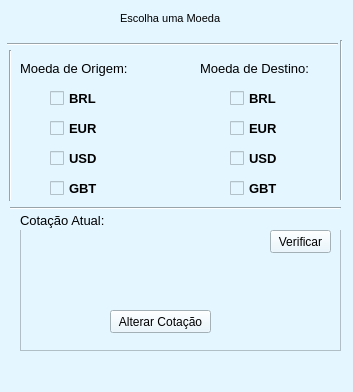
<?xml version="1.0" encoding="UTF-8"?>
<ui version="4.0">
 <class>W_moeda</class>
 <widget class="QMainWindow" name="W_moeda">
  <property name="geometry">
   <rect>
    <x>0</x>
    <y>0</y>
    <width>353</width>
    <height>392</height>
   </rect>
  </property>
  <property name="windowTitle">
   <string>MainWindow</string>
  </property>
  <property name="styleSheet">
   <string notr="true">background-color: rgb(228, 246, 255);</string>
  </property>
  <widget class="QWidget" name="centralwidget">
   <widget class="QCheckBox" name="brl_m_orig">
    <property name="geometry">
     <rect>
      <x>50</x>
      <y>90</y>
      <width>51</width>
      <height>17</height>
     </rect>
    </property>
    <property name="font">
     <font>
      <pointsize>10</pointsize>
      <weight>75</weight>
      <italic>false</italic>
      <bold>true</bold>
      <underline>false</underline>
      <strikeout>false</strikeout>
     </font>
    </property>
    <property name="text">
     <string>BRL</string>
    </property>
   </widget>
   <widget class="QLabel" name="label">
    <property name="geometry">
     <rect>
      <x>120</x>
      <y>10</y>
      <width>101</width>
      <height>16</height>
     </rect>
    </property>
    <property name="font">
     <font>
      <pointsize>8</pointsize>
     </font>
    </property>
    <property name="text">
     <string>Escolha uma Moeda:</string>
    </property>
   </widget>
   <widget class="QCheckBox" name="gbp_m_orig">
    <property name="geometry">
     <rect>
      <x>50</x>
      <y>180</y>
      <width>51</width>
      <height>17</height>
     </rect>
    </property>
    <property name="font">
     <font>
      <pointsize>10</pointsize>
      <weight>75</weight>
      <bold>true</bold>
     </font>
    </property>
    <property name="text">
     <string>GBT</string>
    </property>
   </widget>
   <widget class="QCheckBox" name="usd_m_orig">
    <property name="geometry">
     <rect>
      <x>50</x>
      <y>150</y>
      <width>51</width>
      <height>17</height>
     </rect>
    </property>
    <property name="font">
     <font>
      <pointsize>10</pointsize>
      <weight>75</weight>
      <bold>true</bold>
     </font>
    </property>
    <property name="text">
     <string>USD</string>
    </property>
   </widget>
   <widget class="QCheckBox" name="eur_m_orig">
    <property name="geometry">
     <rect>
      <x>50</x>
      <y>120</y>
      <width>51</width>
      <height>17</height>
     </rect>
    </property>
    <property name="font">
     <font>
      <pointsize>10</pointsize>
      <weight>75</weight>
      <bold>true</bold>
     </font>
    </property>
    <property name="text">
     <string>EUR</string>
    </property>
   </widget>
   <widget class="QCheckBox" name="eur_m_dest">
    <property name="geometry">
     <rect>
      <x>230</x>
      <y>120</y>
      <width>51</width>
      <height>17</height>
     </rect>
    </property>
    <property name="font">
     <font>
      <pointsize>10</pointsize>
      <weight>75</weight>
      <bold>true</bold>
     </font>
    </property>
    <property name="text">
     <string>EUR</string>
    </property>
   </widget>
   <widget class="QCheckBox" name="brl_m_dest">
    <property name="geometry">
     <rect>
      <x>230</x>
      <y>90</y>
      <width>51</width>
      <height>17</height>
     </rect>
    </property>
    <property name="font">
     <font>
      <pointsize>10</pointsize>
      <weight>75</weight>
      <italic>false</italic>
      <bold>true</bold>
      <underline>false</underline>
      <strikeout>false</strikeout>
     </font>
    </property>
    <property name="text">
     <string>BRL</string>
    </property>
   </widget>
   <widget class="QCheckBox" name="usd_m_dest">
    <property name="geometry">
     <rect>
      <x>230</x>
      <y>150</y>
      <width>51</width>
      <height>17</height>
     </rect>
    </property>
    <property name="font">
     <font>
      <pointsize>10</pointsize>
      <weight>75</weight>
      <bold>true</bold>
     </font>
    </property>
    <property name="text">
     <string>USD</string>
    </property>
   </widget>
   <widget class="QCheckBox" name="gbp_m_dest">
    <property name="geometry">
     <rect>
      <x>230</x>
      <y>180</y>
      <width>51</width>
      <height>17</height>
     </rect>
    </property>
    <property name="font">
     <font>
      <pointsize>10</pointsize>
      <weight>75</weight>
      <bold>true</bold>
     </font>
    </property>
    <property name="text">
     <string>GBT</string>
    </property>
   </widget>
   <widget class="QLabel" name="label_2">
    <property name="geometry">
     <rect>
      <x>20</x>
      <y>60</y>
      <width>111</width>
      <height>16</height>
     </rect>
    </property>
    <property name="font">
     <font>
      <pointsize>10</pointsize>
     </font>
    </property>
    <property name="text">
     <string>Moeda de Origem:</string>
    </property>
   </widget>
   <widget class="QLabel" name="label_3">
    <property name="geometry">
     <rect>
      <x>200</x>
      <y>60</y>
      <width>111</width>
      <height>16</height>
     </rect>
    </property>
    <property name="font">
     <font>
      <pointsize>10</pointsize>
     </font>
    </property>
    <property name="text">
     <string>Moeda de Destino:</string>
    </property>
   </widget>
   <widget class="QFrame" name="janela2_m">
    <property name="geometry">
     <rect>
      <x>20</x>
      <y>230</y>
      <width>321</width>
      <height>121</height>
     </rect>
    </property>
    <property name="frameShape">
     <enum>QFrame::StyledPanel</enum>
    </property>
    <property name="frameShadow">
     <enum>QFrame::Raised</enum>
    </property>
    <widget class="QLabel" name="label_4">
     <property name="geometry">
      <rect>
       <x>0</x>
       <y>0</y>
       <width>111</width>
       <height>20</height>
      </rect>
     </property>
     <property name="font">
      <font>
       <pointsize>10</pointsize>
      </font>
     </property>
     <property name="text">
      <string>Moeda de Origem:</string>
     </property>
    </widget>
    <widget class="QComboBox" name="combo_orig_m">
     <property name="geometry">
      <rect>
       <x>20</x>
       <y>30</y>
       <width>51</width>
       <height>21</height>
      </rect>
     </property>
    </widget>
    <widget class="QLabel" name="cotacao">
     <property name="geometry">
      <rect>
       <x>140</x>
       <y>50</y>
       <width>51</width>
       <height>16</height>
      </rect>
     </property>
     <property name="font">
      <font>
       <pointsize>10</pointsize>
      </font>
     </property>
     <property name="text">
      <string>Cotação:</string>
     </property>
    </widget>
    <widget class="QLabel" name="label_5">
     <property name="geometry">
      <rect>
       <x>0</x>
       <y>60</y>
       <width>111</width>
       <height>20</height>
      </rect>
     </property>
     <property name="font">
      <font>
       <pointsize>10</pointsize>
      </font>
     </property>
     <property name="text">
      <string>Moeda de Destino:</string>
     </property>
    </widget>
    <widget class="QComboBox" name="combo_dest_m">
     <property name="geometry">
      <rect>
       <x>20</x>
       <y>90</y>
       <width>51</width>
       <height>21</height>
      </rect>
     </property>
    </widget>
    <widget class="QLineEdit" name="cot_change_m">
     <property name="geometry">
      <rect>
       <x>200</x>
       <y>50</y>
       <width>81</width>
       <height>20</height>
      </rect>
     </property>
    </widget>
    <widget class="QPushButton" name="back_janela1_m">
     <property name="geometry">
      <rect>
       <x>250</x>
       <y>90</y>
       <width>61</width>
       <height>23</height>
      </rect>
     </property>
     <property name="text">
      <string>Voltar</string>
     </property>
    </widget>
    <widget class="QFrame" name="janela1_m">
     <property name="geometry">
      <rect>
       <x>0</x>
       <y>-10</y>
       <width>321</width>
       <height>131</height>
      </rect>
     </property>
     <property name="frameShape">
      <enum>QFrame::StyledPanel</enum>
     </property>
     <property name="frameShadow">
      <enum>QFrame::Raised</enum>
     </property>
     <widget class="QPushButton" name="next_janela_m">
      <property name="geometry">
       <rect>
        <x>90</x>
        <y>90</y>
        <width>101</width>
        <height>23</height>
       </rect>
      </property>
      <property name="text">
       <string>Alterar Cotação</string>
      </property>
     </widget>
     <widget class="QPushButton" name="verific_m">
      <property name="geometry">
       <rect>
        <x>250</x>
        <y>10</y>
        <width>61</width>
        <height>23</height>
       </rect>
      </property>
      <property name="text">
       <string>Verificar</string>
      </property>
     </widget>
    </widget>
    <widget class="QPushButton" name="save_cot_m">
     <property name="geometry">
      <rect>
       <x>170</x>
       <y>90</y>
       <width>61</width>
       <height>23</height>
      </rect>
     </property>
     <property name="text">
      <string>Salvar</string>
     </property>
    </widget>
    <zorder>save_cot_m</zorder>
    <zorder>label_4</zorder>
    <zorder>combo_orig_m</zorder>
    <zorder>cotacao</zorder>
    <zorder>label_5</zorder>
    <zorder>combo_dest_m</zorder>
    <zorder>cot_change_m</zorder>
    <zorder>back_janela1_m</zorder>
    <zorder>janela1_m</zorder>
   </widget>
   <widget class="QLabel" name="cot_atual_m">
    <property name="geometry">
     <rect>
      <x>20</x>
      <y>210</y>
      <width>251</width>
      <height>20</height>
     </rect>
    </property>
    <property name="font">
     <font>
      <pointsize>10</pointsize>
     </font>
    </property>
    <property name="text">
     <string>Cotação Atual:</string>
    </property>
   </widget>
   <widget class="Line" name="line_2">
    <property name="geometry">
     <rect>
      <x>331</x>
      <y>40</y>
      <width>20</width>
      <height>161</height>
     </rect>
    </property>
    <property name="orientation">
     <enum>Qt::Vertical</enum>
    </property>
   </widget>
   <widget class="Line" name="line_3">
    <property name="geometry">
     <rect>
      <x>7</x>
      <y>29</y>
      <width>331</width>
      <height>31</height>
     </rect>
    </property>
    <property name="orientation">
     <enum>Qt::Horizontal</enum>
    </property>
   </widget>
   <widget class="Line" name="line">
    <property name="geometry">
     <rect>
      <x>0</x>
      <y>50</y>
      <width>20</width>
      <height>151</height>
     </rect>
    </property>
    <property name="orientation">
     <enum>Qt::Vertical</enum>
    </property>
   </widget>
   <widget class="Line" name="line_4">
    <property name="geometry">
     <rect>
      <x>10</x>
      <y>200</y>
      <width>331</width>
      <height>16</height>
     </rect>
    </property>
    <property name="orientation">
     <enum>Qt::Horizontal</enum>
    </property>
   </widget>
   <zorder>brl_m_orig</zorder>
   <zorder>label</zorder>
   <zorder>gbp_m_orig</zorder>
   <zorder>usd_m_orig</zorder>
   <zorder>eur_m_orig</zorder>
   <zorder>eur_m_dest</zorder>
   <zorder>brl_m_dest</zorder>
   <zorder>usd_m_dest</zorder>
   <zorder>gbp_m_dest</zorder>
   <zorder>label_2</zorder>
   <zorder>label_3</zorder>
   <zorder>janela2_m</zorder>
   <zorder>line_2</zorder>
   <zorder>line_4</zorder>
   <zorder>cot_atual_m</zorder>
   <zorder>line_3</zorder>
   <zorder>line</zorder>
  </widget>
  <widget class="QMenuBar" name="menubar">
   <property name="geometry">
    <rect>
     <x>0</x>
     <y>0</y>
     <width>353</width>
     <height>21</height>
    </rect>
   </property>
  </widget>
 </widget>
 <resources/>
 <connections/>
</ui>
